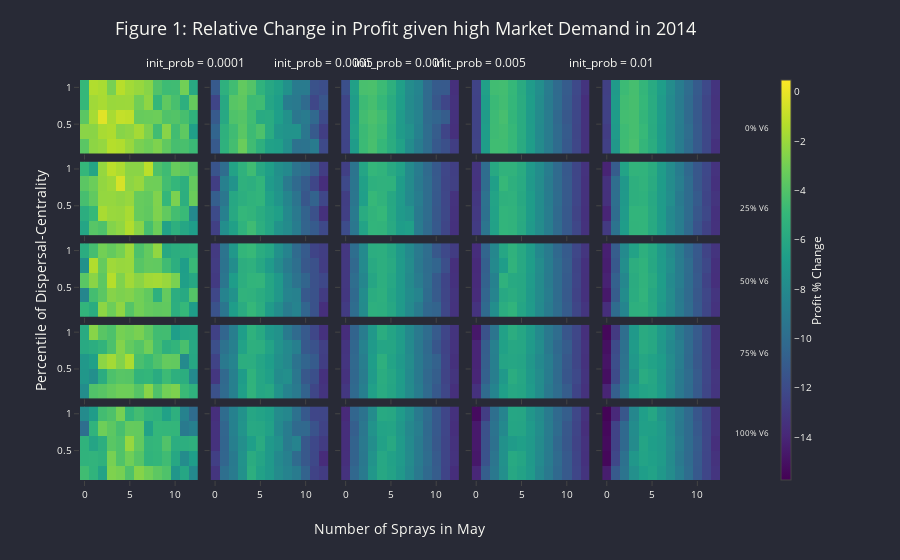

The notebook cell this image was saved under:
### Code cell
import pandas as pd
import numpy as np
import plotly.graph_objects as go
from plotly.subplots import make_subplots

# Define parameters
year = 2014
market_demand = 'high'

# Read and filter the data
file_name = '../data/processed/simulations/percent_change/profit_percent_change_simulations_power_oct25.csv'
df_profit_all = pd.read_csv(file_name)
df_profit_all = df_profit_all[
    (df_profit_all['year'] == year) & 
    (df_profit_all['market_demand'] == market_demand)
]

# Convert 'decile' to string type for consistent labeling
df_profit_all['decile'] = df_profit_all['decile'].astype(str)

# Rename 'V6_percent' to 'X% V6'
df_profit_all['V6_percent_label'] = (df_profit_all['V6_percent'] * 100).astype(int).astype(str) + '% V6'

# Rename 'initial_prob' to 'init_prob = XXXX'
df_profit_all['initial_prob_label'] = 'init_prob = ' + df_profit_all['initial_prob'].astype(str)

# Get sorted unique V6_percent and initial_prob values
unique_v6_percent = sorted(df_profit_all['V6_percent'].unique())
unique_v6_labels = [f"{int(v6 * 100)}% V6" for v6 in unique_v6_percent]

unique_init_prob = sorted(df_profit_all['initial_prob'].unique())
unique_init_prob_labels = [f"init_prob = {prob}" for prob in unique_init_prob]

# Define the grid size based on unique V6_percent and initial_prob
n_rows = len(unique_v6_percent)       # Number of unique V6_percent labels
n_cols = len(unique_init_prob)        # Number of unique initial_prob labels

# Get unique combinations sorted by V6_percent ascendingly and initial_prob ascendingly
# **Change Made:** Included 'initial_prob' in unique_combinations to prevent KeyError
unique_combinations = df_profit_all[['V6_percent', 'V6_percent_label', 'initial_prob', 'initial_prob_label']].drop_duplicates()
unique_combinations = unique_combinations.sort_values(['V6_percent', 'initial_prob_label'], ascending=[True, True])

# Number of unique combinations
num_plots = unique_combinations.shape[0]

# Create subplot titles as empty strings
subplot_titles = [''] * (n_rows * n_cols)

# Create the figure with subplots
fig = make_subplots(
    rows=n_rows, cols=n_cols,
    subplot_titles=subplot_titles,  # Removed subplot titles
    horizontal_spacing=0.02,  # Minimal horizontal space between plots
    vertical_spacing=0.02,    # Minimal vertical space between plots
    shared_xaxes=True,        # Share x-axes to minimize space
    shared_yaxes=True,        # Share y-axes to minimize space
    specs=[[{'type': 'heatmap'} for _ in range(n_cols)] for _ in range(n_rows)]
)

# Determine global color scale limits
v_min = df_profit_all['profit_percent_change'].min()
v_max = df_profit_all['profit_percent_change'].max()

# Add heatmaps to subplots
for _, row_data in unique_combinations.iterrows():
    v6_label = row_data['V6_percent_label']
    init_prob_label = row_data['initial_prob_label']
    v6_value = row_data['V6_percent']  # Numerical value for correct sorting

    # Filter the dataframe for the current combination
    df_filtered = df_profit_all[
        (df_profit_all['V6_percent_label'] == v6_label) &
        (df_profit_all['initial_prob_label'] == init_prob_label)
    ]

    # Pivot the data for heatmap
    pivot_profit = df_filtered.pivot_table(
        values='profit_percent_change',
        index='decile',
        columns='sprays_in_May',
        aggfunc="mean"
    ).sort_index(axis=1)

    # Get x and y axes labels
    x_labels = pivot_profit.columns.tolist()
    y_labels = pivot_profit.index.tolist()

    # Determine subplot row and column based on V6_percent and initial_prob
    v6_index = unique_v6_percent.index(v6_value)  # 0-based index
    init_prob_index = unique_init_prob.index(row_data['initial_prob'])  # 0-based index

    row = v6_index + 1    # Plotly rows start at 1
    col = init_prob_index + 1

    # Add heatmap to the subplot
    fig.add_trace(
        go.Heatmap(
            z=pivot_profit.values,
            x=x_labels,
            y=y_labels,
            colorscale='Viridis',
            zmin=v_min,
            zmax=v_max,
            coloraxis='coloraxis',  # Assign to shared coloraxis
            showscale=False,        # Disable individual color scales
            xgap=0,                  # Removed gaps between cells in x-direction
            ygap=0,                  # Removed gaps between cells in y-direction
            hoverongaps=False
        ),
        row=row,
        col=col
    )

# Define Dracula color palette
dracula_bg = '#282a36'          # Background
dracula_font = '#f8f8f2'        # Default font color

# Update layout for Dracula theme and define shared coloraxis
fig.update_layout(
    template=None,  # Remove any existing template
    plot_bgcolor=dracula_bg,
    paper_bgcolor=dracula_bg,
    font=dict(
        color=dracula_font,
        size=10
    ),
    title=dict(
        text=f'Figure 1: Relative Change in Profit given {market_demand} Market Demand in {year}',
        font=dict(
            color=dracula_font,
            size=18
        ),
        x=0.45,  # Centered title
        y=0.96,
        xanchor='center',
        yanchor='top'
    ),
    margin=dict(l=80, r=180, t=80, b=80),  # Increased right margin to accommodate colorbar and bottom margin for x-axis title
    coloraxis=dict(
        colorscale='Viridis',
        cmin=v_min,
        cmax=v_max,
        colorbar=dict(
            title='Profit % Change',
            titleside='right',
            tickfont=dict(size=10),
            len=1.05,             # Increased height of colorbar
            y=0.5,                # Center vertically
            x=1.08,               # Moved colorbar further to the right
            thickness=10          # Reduced width of colorbar
        )
    )
)

# Add column labels (initial_prob) at the top of each column
for idx, init_prob_label in enumerate(unique_init_prob_labels):
    # Calculate the x position: center of the subplot column
    x_pos = (idx + 1 - 0.5) / n_cols  # Centered above each column

    # Add annotation
    fig.add_annotation(
        dict(
            text=init_prob_label,
            x=x_pos,
            y=1.07,  # Increased y to add more spacing
            xref="paper",
            yref="paper",
            showarrow=False,
            font=dict(
                size=12,
                color=dracula_font
            ),
            align='center'
        )
    )

# Add row labels (% V6) at the right of each row
for idx, v6_label in enumerate(unique_v6_labels):
    # Calculate the y position: center of the subplot row
    y_pos = 1 - ((idx + 1 - 0.5) / n_rows)

    # Add annotation with vertical rotation
    fig.add_annotation(
        dict(
            text=v6_label,
            x=1.08,  # Moved further to the right to prevent overlapping
            y=y_pos,
            textangle=0,  # Rotated vertically
            xref="paper",
            yref="paper",
            showarrow=False,
            font=dict(
                size=8,
                color=dracula_font
            ),
            align='center'
        )
    )

# Add shared x-axis title
fig.add_annotation(
    dict(
        text="Number of Sprays in May",
        x=0.5,
        y=-0.15,  # Adjusted y to position below the heatmaps
        xref="paper",
        yref="paper",
        showarrow=False,
        font=dict(
            size=14,
            color=dracula_font
        ),
        align='center'
    )
)

# Add shared y-axis title
fig.add_annotation(
    dict(
        text="Percentile of Dispersal-Centrality",
        x=-0.08,  # Adjusted x to position to the left of the heatmaps
        y=0.5,
        textangle=-90,
        xref="paper",
        yref="paper",
        showarrow=False,
        font=dict(
            size=14,
            color=dracula_font
        ),
        align='center'
    )
)

fig.update_traces(
    hovertemplate=
    'Sprays in May: %{x}<br>' +
    'Percentile: %{y}<br>' +
    'Profit % Change: %{z:.2f}%<extra></extra>'
)


# Show the figure
fig.show()

### Figure 1 — Plotly figure (JSON) as saved in the notebook; plotly's stock layout.template omitted (floating-point values rounded to 4 significant figures)
{"data": [{"coloraxis": "coloraxis", "colorscale": [[0, "#440154"], [0.1111, "#482878"], [0.2222, "#3e4989"], [0.3333, "#31688e"], [0.4444, "#26828e"], [0.5556, "#1f9e89"], [0.6667, "#35b779"], [0.7778, "#6ece58"], [0.8889, "#b5de2b"], [1, "#fde725"]], "hoverongaps": false, "hovertemplate": "Sprays in May: %{x}<br>Percentile: %{y}<br>Profit % Change: %{z:.2f}%<extra></extra>", "showscale": false, "type": "heatmap", "x": [0, 1, 2, 3, 4, 5, 6, 7, 8, 9, 10, 11, 12], "xaxis": "x", "xgap": 0, "y": ["0.2", "0.4", "0.6", "0.8", "1.0"], "yaxis": "y", "ygap": 0, "z": [[-3.758, -2.334, -2.143, -1.333, -1.446, -2.054, -2.843, -3.111, -2.71, -3.566, -4.371, -4.293, -4.738], [-2.425, -2.402, -1.643, -1.496, -2.5, -2.314, -1.754, -2.748, -4.555, -2.465, -4.508, -3.617, -6.623], [-3.722, -1.694, -0.2223, -1.639, -0.9735, -1.068, -3.358, -3.295, -3.196, -4.06, -3.962, -4.341, -5.318], [-4.954, -1.853, -1.63, -2.021, -1.975, -1.956, -3.071, -2.296, -4.981, -3.587, -4.315, -5.503, -3.417], [-4.947, -1.432, -1.593, -2.903, -1.276, -1.8, -2.073, -2.483, -4.043, -4.64, -4.579, -3.045, -5.924]], "zmax": 0.4812, "zmin": -15.74}, {"coloraxis": "coloraxis", "colorscale": [[0, "#440154"], [0.1111, "#482878"], [0.2222, "#3e4989"], [0.3333, "#31688e"], [0.4444, "#26828e"], [0.5556, "#1f9e89"], [0.6667, "#35b779"], [0.7778, "#6ece58"], [0.8889, "#b5de2b"], [1, "#fde725"]], "hoverongaps": false, "hovertemplate": "Sprays in May: %{x}<br>Percentile: %{y}<br>Profit % Change: %{z:.2f}%<extra></extra>", "showscale": false, "type": "heatmap", "x": [0, 1, 2, 3, 4, 5, 6, 7, 8, 9, 10, 11, 12], "xaxis": "x2", "xgap": 0, "y": ["0.2", "0.4", "0.6", "0.8", "1.0"], "yaxis": "y2", "ygap": 0, "z": [[-11.13, -5.378, -4.46, -3.274, -4.586, -5.507, -6.536, -6.635, -7.681, -9.638, -9.574, -8.992, -12.09], [-10.49, -5.402, -4.579, -3.78, -4.678, -4.166, -5.806, -7.19, -7.461, -7.467, -9.309, -11.13, -12.72], [-11.13, -6.007, -4.091, -3.916, -4.565, -5.897, -5.815, -6.689, -7.574, -9.287, -8.986, -10.28, -12.03], [-12.35, -5.989, -3.854, -3.639, -4.663, -4.621, -6.225, -6.708, -8.932, -9.169, -10.13, -12.26, -11.39], [-11.14, -5.439, -4.544, -3.498, -3.989, -5.321, -6.092, -6.538, -7.56, -8.987, -8.999, -11.6, -11.85]], "zmax": 0.4812, "zmin": -15.74}, {"coloraxis": "coloraxis", "colorscale": [[0, "#440154"], [0.1111, "#482878"], [0.2222, "#3e4989"], [0.3333, "#31688e"], [0.4444, "#26828e"], [0.5556, "#1f9e89"], [0.6667, "#35b779"], [0.7778, "#6ece58"], [0.8889, "#b5de2b"], [1, "#fde725"]], "hoverongaps": false, "hovertemplate": "Sprays in May: %{x}<br>Percentile: %{y}<br>Profit % Change: %{z:.2f}%<extra></extra>", "showscale": false, "type": "heatmap", "x": [0, 1, 2, 3, 4, 5, 6, 7, 8, 9, 10, 11, 12], "xaxis": "x3", "xgap": 0, "y": ["0.2", "0.4", "0.6", "0.8", "1.0"], "yaxis": "y3", "ygap": 0, "z": [[-12.4, -6.85, -4.727, -4.321, -4.949, -5.742, -6.529, -7.86, -8.939, -9.988, -11.18, -11.73, -12.75], [-12.35, -6.489, -4.731, -4.353, -4.718, -5.8, -6.889, -7.522, -8.577, -9.996, -11.0, -12.34, -13.5], [-12.35, -6.674, -4.499, -4.204, -4.532, -5.622, -6.927, -7.901, -8.474, -10.1, -10.49, -11.0, -13.43], [-12.36, -6.861, -4.658, -4.377, -4.943, -5.787, -6.759, -7.922, -8.503, -10.12, -11.29, -12.29, -13.38], [-11.78, -6.553, -4.298, -4.228, -4.712, -5.537, -6.64, -7.888, -8.393, -10.12, -11.09, -11.17, -13.49]], "zmax": 0.4812, "zmin": -15.74}, {"coloraxis": "coloraxis", "colorscale": [[0, "#440154"], [0.1111, "#482878"], [0.2222, "#3e4989"], [0.3333, "#31688e"], [0.4444, "#26828e"], [0.5556, "#1f9e89"], [0.6667, "#35b779"], [0.7778, "#6ece58"], [0.8889, "#b5de2b"], [1, "#fde725"]], "hoverongaps": false, "hovertemplate": "Sprays in May: %{x}<br>Percentile: %{y}<br>Profit % Change: %{z:.2f}%<extra></extra>", "showscale": false, "type": "heatmap", "x": [0, 1, 2, 3, 4, 5, 6, 7, 8, 9, 10, 11, 12], "xaxis": "x4", "xgap": 0, "y": ["0.2", "0.4", "0.6", "0.8", "1.0"], "yaxis": "y4", "ygap": 0, "z": [[-12.43, -6.761, -4.568, -4.569, -4.904, -5.866, -6.797, -7.949, -8.964, -10.09, -11.19, -12.26, -13.4], [-12.44, -6.786, -4.655, -4.51, -4.892, -5.798, -6.871, -8.04, -8.952, -10.13, -11.07, -12.29, -13.39], [-12.45, -6.906, -4.681, -4.356, -5.056, -5.82, -6.909, -7.968, -8.948, -10.29, -11.27, -12.22, -13.39], [-12.5, -6.739, -4.758, -4.524, -4.994, -5.767, -6.811, -7.891, -9.007, -10.04, -11.17, -12.24, -13.56], [-12.49, -6.592, -4.546, -4.49, -4.91, -5.844, -6.919, -7.789, -8.942, -10.15, -11.04, -12.16, -13.29]], "zmax": 0.4812, "zmin": -15.74}, {"coloraxis": "coloraxis", "colorscale": [[0, "#440154"], [0.1111, "#482878"], [0.2222, "#3e4989"], [0.3333, "#31688e"], [0.4444, "#26828e"], [0.5556, "#1f9e89"], [0.6667, "#35b779"], [0.7778, "#6ece58"], [0.8889, "#b5de2b"], [1, "#fde725"]], "hoverongaps": false, "hovertemplate": "Sprays in May: %{x}<br>Percentile: %{y}<br>Profit % Change: %{z:.2f}%<extra></extra>", "showscale": false, "type": "heatmap", "x": [0, 1, 2, 3, 4, 5, 6, 7, 8, 9, 10, 11, 12], "xaxis": "x5", "xgap": 0, "y": ["0.2", "0.4", "0.6", "0.8", "1.0"], "yaxis": "y5", "ygap": 0, "z": [[-12.62, -7.202, -4.599, -4.299, -5.042, -5.746, -6.796, -7.875, -8.922, -10.06, -11.13, -12.19, -13.44], [-12.79, -6.958, -4.63, -4.38, -4.873, -5.867, -6.843, -7.944, -8.931, -9.951, -11.15, -12.21, -13.16], [-12.58, -6.844, -4.479, -4.395, -5.045, -5.803, -6.8, -7.919, -8.859, -10.11, -11.18, -12.27, -13.22], [-12.58, -6.835, -4.531, -4.345, -4.936, -5.795, -6.942, -8.012, -9.013, -10.09, -11.18, -12.3, -13.35], [-12.63, -6.968, -4.701, -4.387, -5.035, -5.898, -6.76, -7.901, -8.927, -10.01, -11.08, -12.16, -13.3]], "zmax": 0.4812, "zmin": -15.74}, {"coloraxis": "coloraxis", "colorscale": [[0, "#440154"], [0.1111, "#482878"], [0.2222, "#3e4989"], [0.3333, "#31688e"], [0.4444, "#26828e"], [0.5556, "#1f9e89"], [0.6667, "#35b779"], [0.7778, "#6ece58"], [0.8889, "#b5de2b"], [1, "#fde725"]], "hoverongaps": false, "hovertemplate": "Sprays in May: %{x}<br>Percentile: %{y}<br>Profit % Change: %{z:.2f}%<extra></extra>", "showscale": false, "type": "heatmap", "x": [0, 1, 2, 3, 4, 5, 6, 7, 8, 9, 10, 11, 12], "xaxis": "x6", "xgap": 0, "y": ["0.2", "0.4", "0.6", "0.8", "1.0"], "yaxis": "y6", "ygap": 0, "z": [[-6.243, -3.863, -4.14, -2.598, -2.264, -1.414, -2.465, -4.389, -3.204, -6.454, -5.528, -6.13, -6.729], [-5.651, -4.884, -1.616, -2.023, -2.07, -1.66, -3.381, -3.565, -2.716, -3.527, -4.442, -4.804, -8.081], [-4.361, -3.549, -2.156, -2.121, -2.296, -2.071, -3.383, -3.494, -2.671, -4.987, -2.795, -5.607, -3.246], [-3.735, -3.212, -2.222, -1.926, -0.5078, -2.347, -2.082, -3.086, -3.131, -4.468, -5.02, -5.47, -3.436], [-5.02, -6.309, -2.132, -1.177, -1.543, -2.413, -2.412, -1.169, -4.122, -4.606, -3.331, -3.63, -4.013]], "zmax": 0.4812, "zmin": -15.74}, {"coloraxis": "coloraxis", "colorscale": [[0, "#440154"], [0.1111, "#482878"], [0.2222, "#3e4989"], [0.3333, "#31688e"], [0.4444, "#26828e"], [0.5556, "#1f9e89"], [0.6667, "#35b779"], [0.7778, "#6ece58"], [0.8889, "#b5de2b"], [1, "#fde725"]], "hoverongaps": false, "hovertemplate": "Sprays in May: %{x}<br>Percentile: %{y}<br>Profit % Change: %{z:.2f}%<extra></extra>", "showscale": false, "type": "heatmap", "x": [0, 1, 2, 3, 4, 5, 6, 7, 8, 9, 10, 11, 12], "xaxis": "x7", "xgap": 0, "y": ["0.2", "0.4", "0.6", "0.8", "1.0"], "yaxis": "y7", "ygap": 0, "z": [[-12.62, -7.767, -6.552, -5.32, -4.597, -5.579, -6.251, -7.426, -7.971, -8.936, -10.56, -11.08, -12.13], [-12.04, -8.645, -5.979, -5.021, -5.18, -5.737, -6.263, -6.652, -8.104, -9.173, -10.63, -11.66, -13.46], [-10.87, -9.286, -6.104, -5.561, -5.311, -5.146, -6.525, -7.276, -8.328, -9.474, -11.31, -10.63, -12.25], [-12.76, -8.643, -7.442, -5.414, -5.571, -5.161, -6.926, -7.528, -9.109, -10.19, -11.01, -12.27, -13.58], [-11.5, -9.962, -6.436, -5.333, -4.623, -6.007, -6.628, -7.613, -8.101, -9.601, -10.0, -11.07, -12.79]], "zmax": 0.4812, "zmin": -15.74}, {"coloraxis": "coloraxis", "colorscale": [[0, "#440154"], [0.1111, "#482878"], [0.2222, "#3e4989"], [0.3333, "#31688e"], [0.4444, "#26828e"], [0.5556, "#1f9e89"], [0.6667, "#35b779"], [0.7778, "#6ece58"], [0.8889, "#b5de2b"], [1, "#fde725"]], "hoverongaps": false, "hovertemplate": "Sprays in May: %{x}<br>Percentile: %{y}<br>Profit % Change: %{z:.2f}%<extra></extra>", "showscale": false, "type": "heatmap", "x": [0, 1, 2, 3, 4, 5, 6, 7, 8, 9, 10, 11, 12], "xaxis": "x8", "xgap": 0, "y": ["0.2", "0.4", "0.6", "0.8", "1.0"], "yaxis": "y8", "ygap": 0, "z": [[-11.93, -9.28, -6.391, -5.153, -5.185, -5.928, -6.763, -6.658, -9.038, -10.1, -11.18, -12.31, -13.45], [-12.67, -9.068, -5.825, -5.201, -4.944, -6.033, -6.971, -7.388, -9.063, -10.02, -11.29, -12.21, -13.38], [-12.73, -9.36, -6.673, -4.891, -5.268, -6.052, -6.942, -8.004, -8.899, -9.967, -11.19, -12.23, -13.33], [-12.12, -9.425, -6.548, -5.463, -5.338, -5.392, -6.838, -7.929, -9.051, -10.01, -11.15, -12.3, -12.61], [-12.67, -9.472, -6.238, -4.989, -5.223, -5.933, -6.461, -7.939, -8.915, -10.14, -11.22, -12.26, -12.68]], "zmax": 0.4812, "zmin": -15.74}, {"coloraxis": "coloraxis", "colorscale": [[0, "#440154"], [0.1111, "#482878"], [0.2222, "#3e4989"], [0.3333, "#31688e"], [0.4444, "#26828e"], [0.5556, "#1f9e89"], [0.6667, "#35b779"], [0.7778, "#6ece58"], [0.8889, "#b5de2b"], [1, "#fde725"]], "hoverongaps": false, "hovertemplate": "Sprays in May: %{x}<br>Percentile: %{y}<br>Profit % Change: %{z:.2f}%<extra></extra>", "showscale": false, "type": "heatmap", "x": [0, 1, 2, 3, 4, 5, 6, 7, 8, 9, 10, 11, 12], "xaxis": "x9", "xgap": 0, "y": ["0.2", "0.4", "0.6", "0.8", "1.0"], "yaxis": "y9", "ygap": 0, "z": [[-12.88, -9.446, -6.497, -5.147, -5.263, -5.949, -6.972, -7.907, -8.898, -10.14, -11.18, -12.24, -13.37], [-13.03, -9.692, -6.447, -5.149, -5.262, -5.859, -6.854, -7.868, -8.9, -10.22, -11.21, -12.41, -13.43], [-13.12, -9.629, -6.37, -5.406, -5.374, -5.984, -6.84, -7.872, -8.927, -10.06, -11.15, -12.29, -13.4], [-13.35, -9.996, -6.62, -4.892, -5.529, -5.884, -7.036, -7.907, -8.984, -10.15, -11.17, -12.29, -13.38], [-13.27, -10.0, -5.989, -5.277, -5.273, -5.798, -6.954, -7.835, -8.856, -10.11, -11.21, -12.3, -13.32]], "zmax": 0.4812, "zmin": -15.74}, {"coloraxis": "coloraxis", "colorscale": [[0, "#440154"], [0.1111, "#482878"], [0.2222, "#3e4989"], [0.3333, "#31688e"], [0.4444, "#26828e"], [0.5556, "#1f9e89"], [0.6667, "#35b779"], [0.7778, "#6ece58"], [0.8889, "#b5de2b"], [1, "#fde725"]], "hoverongaps": false, "hovertemplate": "Sprays in May: %{x}<br>Percentile: %{y}<br>Profit % Change: %{z:.2f}%<extra></extra>", "showscale": false, "type": "heatmap", "x": [0, 1, 2, 3, 4, 5, 6, 7, 8, 9, 10, 11, 12], "xaxis": "x10", "xgap": 0, "y": ["0.2", "0.4", "0.6", "0.8", "1.0"], "yaxis": "y10", "ygap": 0, "z": [[-12.95, -9.579, -6.783, -5.189, -5.177, -5.956, -6.859, -8.028, -8.91, -10.2, -11.56, -12.52, -13.42], [-14.06, -10.01, -6.931, -5.173, -5.14, -5.944, -6.849, -8.052, -8.896, -10.05, -11.35, -12.21, -13.44], [-13.46, -9.854, -7.047, -5.49, -5.384, -6.004, -6.937, -7.759, -9.065, -10.03, -11.09, -12.36, -13.25], [-13.42, -9.936, -7.083, -5.49, -5.271, -5.844, -6.854, -7.886, -8.841, -10.04, -11.34, -12.24, -13.42], [-14.13, -11.04, -6.371, -5.185, -5.245, -5.734, -6.875, -7.887, -8.93, -10.24, -11.31, -12.17, -13.33]], "zmax": 0.4812, "zmin": -15.74}, {"coloraxis": "coloraxis", "colorscale": [[0, "#440154"], [0.1111, "#482878"], [0.2222, "#3e4989"], [0.3333, "#31688e"], [0.4444, "#26828e"], [0.5556, "#1f9e89"], [0.6667, "#35b779"], [0.7778, "#6ece58"], [0.8889, "#b5de2b"], [1, "#fde725"]], "hoverongaps": false, "hovertemplate": "Sprays in May: %{x}<br>Percentile: %{y}<br>Profit % Change: %{z:.2f}%<extra></extra>", "showscale": false, "type": "heatmap", "x": [0, 1, 2, 3, 4, 5, 6, 7, 8, 9, 10, 11, 12], "xaxis": "x11", "xgap": 0, "y": ["0.2", "0.4", "0.6", "0.8", "1.0"], "yaxis": "y11", "ygap": 0, "z": [[-5.134, -5.735, -2.341, -3.198, -2.286, -3.921, -3.053, -3.426, -3.613, -3.527, -5.558, -4.939, -6.815], [-8.258, -4.458, -3.714, -2.507, -2.771, -2.626, -3.067, -3.519, -5.461, -3.449, -5.67, -5.96, -3.95], [-3.762, -2.418, -3.656, -1.31, -2.682, -1.832, -2.409, -1.861, -1.744, -2.056, -2.828, -6.648, -6.108], [-7.565, -1.446, -3.414, -1.867, -2.081, -2.028, -3.844, -3.486, -3.546, -4.583, -5.564, -6.751, -4.791], [-5.742, -4.425, -3.016, -3.454, -2.935, -1.958, -4.179, -3.465, -2.222, -5.991, -5.633, -5.488, -5.327]], "zmax": 0.4812, "zmin": -15.74}, {"coloraxis": "coloraxis", "colorscale": [[0, "#440154"], [0.1111, "#482878"], [0.2222, "#3e4989"], [0.3333, "#31688e"], [0.4444, "#26828e"], [0.5556, "#1f9e89"], [0.6667, "#35b779"], [0.7778, "#6ece58"], [0.8889, "#b5de2b"], [1, "#fde725"]], "hoverongaps": false, "hovertemplate": "Sprays in May: %{x}<br>Percentile: %{y}<br>Profit % Change: %{z:.2f}%<extra></extra>", "showscale": false, "type": "heatmap", "x": [0, 1, 2, 3, 4, 5, 6, 7, 8, 9, 10, 11, 12], "xaxis": "x12", "xgap": 0, "y": ["0.2", "0.4", "0.6", "0.8", "1.0"], "yaxis": "y12", "ygap": 0, "z": [[-11.61, -9.391, -6.799, -5.773, -4.959, -5.581, -6.903, -7.848, -8.953, -8.489, -10.44, -11.63, -13.57], [-12.26, -8.437, -7.51, -5.265, -5.325, -5.706, -6.201, -7.139, -8.427, -8.62, -11.21, -11.62, -12.87], [-12.94, -9.381, -6.801, -5.546, -5.137, -5.12, -6.218, -7.051, -8.527, -9.603, -10.53, -11.69, -12.21], [-12.85, -9.537, -7.792, -5.616, -5.453, -6.069, -6.942, -7.932, -9.004, -9.873, -11.24, -11.67, -12.8], [-12.95, -9.473, -7.12, -5.073, -4.867, -5.719, -6.124, -7.556, -8.47, -10.12, -11.07, -12.38, -12.72]], "zmax": 0.4812, "zmin": -15.74}, {"coloraxis": "coloraxis", "colorscale": [[0, "#440154"], [0.1111, "#482878"], [0.2222, "#3e4989"], [0.3333, "#31688e"], [0.4444, "#26828e"], [0.5556, "#1f9e89"], [0.6667, "#35b779"], [0.7778, "#6ece58"], [0.8889, "#b5de2b"], [1, "#fde725"]], "hoverongaps": false, "hovertemplate": "Sprays in May: %{x}<br>Percentile: %{y}<br>Profit % Change: %{z:.2f}%<extra></extra>", "showscale": false, "type": "heatmap", "x": [0, 1, 2, 3, 4, 5, 6, 7, 8, 9, 10, 11, 12], "xaxis": "x13", "xgap": 0, "y": ["0.2", "0.4", "0.6", "0.8", "1.0"], "yaxis": "y13", "ygap": 0, "z": [[-12.89, -9.968, -7.977, -5.522, -5.553, -6.069, -7.014, -8.018, -8.987, -10.35, -10.59, -12.26, -13.34], [-13.1, -10.18, -7.857, -5.726, -5.476, -6.241, -6.974, -7.881, -8.415, -10.05, -11.11, -12.3, -13.25], [-13.05, -9.94, -8.242, -6.19, -5.569, -6.108, -6.974, -7.985, -8.956, -9.925, -11.13, -12.35, -13.43], [-13.07, -10.26, -8.014, -5.944, -5.557, -5.938, -6.963, -7.911, -9.128, -10.0, -10.5, -11.8, -13.49], [-13.13, -9.909, -7.998, -5.673, -5.586, -6.065, -7.078, -8.0, -9.115, -9.938, -11.24, -12.11, -12.86]], "zmax": 0.4812, "zmin": -15.74}, {"coloraxis": "coloraxis", "colorscale": [[0, "#440154"], [0.1111, "#482878"], [0.2222, "#3e4989"], [0.3333, "#31688e"], [0.4444, "#26828e"], [0.5556, "#1f9e89"], [0.6667, "#35b779"], [0.7778, "#6ece58"], [0.8889, "#b5de2b"], [1, "#fde725"]], "hoverongaps": false, "hovertemplate": "Sprays in May: %{x}<br>Percentile: %{y}<br>Profit % Change: %{z:.2f}%<extra></extra>", "showscale": false, "type": "heatmap", "x": [0, 1, 2, 3, 4, 5, 6, 7, 8, 9, 10, 11, 12], "xaxis": "x14", "xgap": 0, "y": ["0.2", "0.4", "0.6", "0.8", "1.0"], "yaxis": "y14", "ygap": 0, "z": [[-13.34, -10.18, -7.763, -5.667, -5.234, -6.226, -6.92, -8.018, -9.023, -9.981, -11.01, -12.33, -13.22], [-13.71, -10.42, -8.402, -6.01, -5.738, -6.091, -6.978, -7.97, -8.902, -10.06, -11.12, -12.47, -13.43], [-13.8, -10.66, -8.584, -5.35, -5.967, -6.079, -6.92, -7.948, -9.017, -10.05, -11.07, -12.33, -13.47], [-13.81, -10.77, -8.089, -6.765, -5.256, -6.024, -6.766, -7.916, -8.918, -10.03, -10.96, -12.4, -13.42], [-13.64, -10.52, -8.229, -6.146, -5.355, -6.02, -6.869, -8.132, -9.029, -10.23, -11.07, -12.25, -13.15]], "zmax": 0.4812, "zmin": -15.74}, {"coloraxis": "coloraxis", "colorscale": [[0, "#440154"], [0.1111, "#482878"], [0.2222, "#3e4989"], [0.3333, "#31688e"], [0.4444, "#26828e"], [0.5556, "#1f9e89"], [0.6667, "#35b779"], [0.7778, "#6ece58"], [0.8889, "#b5de2b"], [1, "#fde725"]], "hoverongaps": false, "hovertemplate": "Sprays in May: %{x}<br>Percentile: %{y}<br>Profit % Change: %{z:.2f}%<extra></extra>", "showscale": false, "type": "heatmap", "x": [0, 1, 2, 3, 4, 5, 6, 7, 8, 9, 10, 11, 12], "xaxis": "x15", "xgap": 0, "y": ["0.2", "0.4", "0.6", "0.8", "1.0"], "yaxis": "y15", "ygap": 0, "z": [[-13.6, -10.09, -8.363, -5.532, -5.411, -5.981, -7.025, -7.973, -9.016, -10.09, -11.19, -12.32, -13.31], [-14.63, -10.97, -7.877, -5.75, -5.211, -6.07, -6.886, -7.901, -9.079, -10.14, -11.29, -12.27, -13.24], [-14.22, -10.74, -8.194, -5.764, -5.272, -5.841, -6.806, -8.01, -8.892, -10.04, -11.17, -12.47, -13.55], [-14.38, -11.19, -7.755, -5.613, -5.307, -6.073, -6.914, -7.761, -8.945, -9.974, -11.25, -12.2, -13.48], [-14.3, -10.98, -8.018, -6.408, -5.475, -6.037, -6.955, -7.96, -8.982, -10.24, -11.2, -12.43, -13.3]], "zmax": 0.4812, "zmin": -15.74}, {"coloraxis": "coloraxis", "colorscale": [[0, "#440154"], [0.1111, "#482878"], [0.2222, "#3e4989"], [0.3333, "#31688e"], [0.4444, "#26828e"], [0.5556, "#1f9e89"], [0.6667, "#35b779"], [0.7778, "#6ece58"], [0.8889, "#b5de2b"], [1, "#fde725"]], "hoverongaps": false, "hovertemplate": "Sprays in May: %{x}<br>Percentile: %{y}<br>Profit % Change: %{z:.2f}%<extra></extra>", "showscale": false, "type": "heatmap", "x": [0, 1, 2, 3, 4, 5, 6, 7, 8, 9, 10, 11, 12], "xaxis": "x16", "xgap": 0, "y": ["0.2", "0.4", "0.6", "0.8", "1.0"], "yaxis": "y16", "ygap": 0, "z": [[-7.813, -4.048, -3.819, -3.426, -3.136, -3.153, -3.891, -2.447, -4.113, -3.034, -2.735, -4.777, -5.354], [-7.157, -7.674, -5.722, -4.154, -3.828, -3.881, -5.2, -5.068, -5.788, -4.72, -5.487, -5.634, -8.026], [-7.115, -6.616, -2.369, -1.774, -2.652, -1.577, -4.301, -4.729, -4.106, -3.426, -3.49, -8.046, -6.098], [-5.919, -5.68, -5.205, -4.195, -2.597, -3.47, -3.937, -3.084, -4.486, -5.529, -5.138, -4.281, -6.023], [-5.864, -2.488, -3.789, -4.154, -2.942, -3.155, -2.845, -3.606, -4.537, -4.501, -6.707, -6.164, -6.063]], "zmax": 0.4812, "zmin": -15.74}, {"coloraxis": "coloraxis", "colorscale": [[0, "#440154"], [0.1111, "#482878"], [0.2222, "#3e4989"], [0.3333, "#31688e"], [0.4444, "#26828e"], [0.5556, "#1f9e89"], [0.6667, "#35b779"], [0.7778, "#6ece58"], [0.8889, "#b5de2b"], [1, "#fde725"]], "hoverongaps": false, "hovertemplate": "Sprays in May: %{x}<br>Percentile: %{y}<br>Profit % Change: %{z:.2f}%<extra></extra>", "showscale": false, "type": "heatmap", "x": [0, 1, 2, 3, 4, 5, 6, 7, 8, 9, 10, 11, 12], "xaxis": "x17", "xgap": 0, "y": ["0.2", "0.4", "0.6", "0.8", "1.0"], "yaxis": "y17", "ygap": 0, "z": [[-11.67, -10.14, -8.702, -6.668, -5.272, -6.171, -5.98, -7.428, -8.446, -9.112, -10.6, -12.31, -13.28], [-13.13, -10.27, -8.665, -6.852, -5.31, -6.174, -6.597, -7.874, -7.668, -9.3, -11.28, -11.79, -13.43], [-12.46, -9.148, -8.43, -5.64, -5.662, -6.231, -6.74, -7.6, -8.146, -9.541, -10.5, -11.07, -12.73], [-11.81, -9.658, -8.653, -6.455, -5.481, -5.57, -6.391, -7.463, -8.065, -8.708, -11.18, -11.59, -12.64], [-12.57, -10.47, -8.811, -6.708, -5.38, -5.958, -7.091, -7.51, -9.083, -10.16, -11.17, -12.23, -13.45]], "zmax": 0.4812, "zmin": -15.74}, {"coloraxis": "coloraxis", "colorscale": [[0, "#440154"], [0.1111, "#482878"], [0.2222, "#3e4989"], [0.3333, "#31688e"], [0.4444, "#26828e"], [0.5556, "#1f9e89"], [0.6667, "#35b779"], [0.7778, "#6ece58"], [0.8889, "#b5de2b"], [1, "#fde725"]], "hoverongaps": false, "hovertemplate": "Sprays in May: %{x}<br>Percentile: %{y}<br>Profit % Change: %{z:.2f}%<extra></extra>", "showscale": false, "type": "heatmap", "x": [0, 1, 2, 3, 4, 5, 6, 7, 8, 9, 10, 11, 12], "xaxis": "x18", "xgap": 0, "y": ["0.2", "0.4", "0.6", "0.8", "1.0"], "yaxis": "y18", "ygap": 0, "z": [[-13.12, -10.16, -8.754, -6.599, -5.796, -6.216, -6.952, -7.973, -8.913, -10.09, -11.22, -12.26, -13.5], [-13.37, -10.3, -8.945, -6.946, -5.742, -6.183, -6.837, -8.041, -9.062, -10.29, -10.93, -12.41, -13.25], [-13.22, -10.27, -8.78, -6.783, -5.472, -6.381, -7.044, -7.914, -9.087, -10.08, -10.68, -12.36, -13.47], [-13.26, -10.4, -8.542, -6.986, -6.225, -6.221, -6.857, -8.029, -9.143, -10.19, -11.35, -12.44, -13.34], [-13.66, -10.54, -8.973, -7.124, -5.731, -6.312, -6.946, -8.106, -9.116, -9.951, -11.1, -12.28, -13.26]], "zmax": 0.4812, "zmin": -15.74}, {"coloraxis": "coloraxis", "colorscale": [[0, "#440154"], [0.1111, "#482878"], [0.2222, "#3e4989"], [0.3333, "#31688e"], [0.4444, "#26828e"], [0.5556, "#1f9e89"], [0.6667, "#35b779"], [0.7778, "#6ece58"], [0.8889, "#b5de2b"], [1, "#fde725"]], "hoverongaps": false, "hovertemplate": "Sprays in May: %{x}<br>Percentile: %{y}<br>Profit % Change: %{z:.2f}%<extra></extra>", "showscale": false, "type": "heatmap", "x": [0, 1, 2, 3, 4, 5, 6, 7, 8, 9, 10, 11, 12], "xaxis": "x19", "xgap": 0, "y": ["0.2", "0.4", "0.6", "0.8", "1.0"], "yaxis": "y19", "ygap": 0, "z": [[-13.45, -10.1, -8.395, -6.667, -6.068, -6.198, -6.944, -7.882, -9.154, -9.971, -10.96, -12.38, -13.41], [-14.03, -10.77, -8.833, -7.076, -5.721, -6.124, -7.024, -7.886, -8.931, -10.11, -11.37, -12.16, -13.26], [-14.08, -10.88, -8.737, -6.267, -6.157, -6.263, -7.17, -8.056, -8.904, -10.07, -11.25, -12.31, -13.37], [-14.08, -10.94, -8.67, -6.527, -6.098, -6.157, -6.992, -7.846, -9.121, -10.24, -11.03, -12.31, -13.35], [-14.69, -11.59, -9.456, -6.502, -5.696, -6.158, -6.894, -8.021, -9.121, -10.01, -11.39, -12.24, -13.51]], "zmax": 0.4812, "zmin": -15.74}, {"coloraxis": "coloraxis", "colorscale": [[0, "#440154"], [0.1111, "#482878"], [0.2222, "#3e4989"], [0.3333, "#31688e"], [0.4444, "#26828e"], [0.5556, "#1f9e89"], [0.6667, "#35b779"], [0.7778, "#6ece58"], [0.8889, "#b5de2b"], [1, "#fde725"]], "hoverongaps": false, "hovertemplate": "Sprays in May: %{x}<br>Percentile: %{y}<br>Profit % Change: %{z:.2f}%<extra></extra>", "showscale": false, "type": "heatmap", "x": [0, 1, 2, 3, 4, 5, 6, 7, 8, 9, 10, 11, 12], "xaxis": "x20", "xgap": 0, "y": ["0.2", "0.4", "0.6", "0.8", "1.0"], "yaxis": "y20", "ygap": 0, "z": [[-14.06, -10.84, -8.914, -6.917, -6.364, -6.23, -6.852, -7.986, -9.137, -10.06, -11.15, -12.3, -13.21], [-15.09, -12.0, -9.437, -7.49, -5.793, -6.133, -6.983, -7.942, -9.052, -10.02, -11.1, -12.27, -13.18], [-14.88, -11.86, -9.604, -7.126, -6.146, -6.45, -6.855, -7.916, -8.873, -10.17, -11.29, -12.19, -13.35], [-15.07, -12.05, -9.707, -6.9, -5.81, -6.098, -7.13, -8.07, -8.836, -10.1, -11.2, -12.25, -13.32], [-15.43, -12.97, -9.949, -7.07, -5.85, -6.11, -6.987, -7.854, -9.159, -10.13, -11.09, -12.22, -13.5]], "zmax": 0.4812, "zmin": -15.74}, {"coloraxis": "coloraxis", "colorscale": [[0, "#440154"], [0.1111, "#482878"], [0.2222, "#3e4989"], [0.3333, "#31688e"], [0.4444, "#26828e"], [0.5556, "#1f9e89"], [0.6667, "#35b779"], [0.7778, "#6ece58"], [0.8889, "#b5de2b"], [1, "#fde725"]], "hoverongaps": false, "hovertemplate": "Sprays in May: %{x}<br>Percentile: %{y}<br>Profit % Change: %{z:.2f}%<extra></extra>", "showscale": false, "type": "heatmap", "x": [0, 1, 2, 3, 4, 5, 6, 7, 8, 9, 10, 11, 12], "xaxis": "x21", "xgap": 0, "y": ["0.2", "0.4", "0.6", "0.8", "1.0"], "yaxis": "y21", "ygap": 0, "z": [[-4.57, -5.219, -6.377, -2.709, -2.908, -4.108, -2.534, -3.101, -3.655, -4.099, -7.229, -6.162, -8.073], [-5.268, -5.208, -5.431, -2.905, -4.076, -3.086, -3.893, -5.23, -5.063, -4.585, -6.102, -7.897, -6.746], [-5.318, -6.27, -5.585, -3.783, -4.102, -2.116, -3.507, -5.122, -4.992, -4.031, -5.66, -5.585, -5.419], [-9.87, -5.246, -3.112, -3.694, -4.352, -3.415, -3.471, -6.469, -4.996, -5.045, -5.067, -9.059, -8.681], [-7.96, -6.887, -4.498, -4.126, -2.932, -5.147, -4.495, -5.18, -5.334, -6.538, -5.531, -8.559, -10.06]], "zmax": 0.4812, "zmin": -15.74}, {"coloraxis": "coloraxis", "colorscale": [[0, "#440154"], [0.1111, "#482878"], [0.2222, "#3e4989"], [0.3333, "#31688e"], [0.4444, "#26828e"], [0.5556, "#1f9e89"], [0.6667, "#35b779"], [0.7778, "#6ece58"], [0.8889, "#b5de2b"], [1, "#fde725"]], "hoverongaps": false, "hovertemplate": "Sprays in May: %{x}<br>Percentile: %{y}<br>Profit % Change: %{z:.2f}%<extra></extra>", "showscale": false, "type": "heatmap", "x": [0, 1, 2, 3, 4, 5, 6, 7, 8, 9, 10, 11, 12], "xaxis": "x22", "xgap": 0, "y": ["0.2", "0.4", "0.6", "0.8", "1.0"], "yaxis": "y22", "ygap": 0, "z": [[-13.25, -9.837, -8.993, -7.55, -5.566, -6.515, -7.047, -7.971, -8.464, -9.015, -10.64, -12.44, -12.87], [-12.68, -10.42, -9.088, -7.505, -5.765, -6.277, -7.064, -8.079, -8.686, -10.15, -11.25, -12.2, -13.72], [-13.37, -10.49, -8.739, -7.686, -6.691, -5.839, -7.04, -7.561, -9.037, -8.452, -11.28, -12.18, -12.84], [-13.37, -10.47, -8.609, -7.386, -6.011, -6.057, -6.508, -8.045, -8.925, -10.17, -10.28, -11.54, -12.44], [-13.56, -10.08, -8.603, -7.52, -6.117, -6.4, -6.666, -7.891, -8.219, -9.725, -11.2, -12.28, -12.3]], "zmax": 0.4812, "zmin": -15.74}, {"coloraxis": "coloraxis", "colorscale": [[0, "#440154"], [0.1111, "#482878"], [0.2222, "#3e4989"], [0.3333, "#31688e"], [0.4444, "#26828e"], [0.5556, "#1f9e89"], [0.6667, "#35b779"], [0.7778, "#6ece58"], [0.8889, "#b5de2b"], [1, "#fde725"]], "hoverongaps": false, "hovertemplate": "Sprays in May: %{x}<br>Percentile: %{y}<br>Profit % Change: %{z:.2f}%<extra></extra>", "showscale": false, "type": "heatmap", "x": [0, 1, 2, 3, 4, 5, 6, 7, 8, 9, 10, 11, 12], "xaxis": "x23", "xgap": 0, "y": ["0.2", "0.4", "0.6", "0.8", "1.0"], "yaxis": "y23", "ygap": 0, "z": [[-13.39, -10.34, -9.101, -7.195, -6.095, -6.43, -7.108, -8.055, -9.155, -10.21, -10.99, -12.4, -13.63], [-13.57, -10.63, -9.208, -7.458, -6.109, -6.488, -7.004, -7.929, -8.987, -9.995, -11.12, -12.35, -13.34], [-13.58, -10.6, -9.186, -7.772, -6.51, -5.977, -7.004, -7.993, -8.988, -10.15, -11.25, -12.38, -13.38], [-13.63, -10.85, -9.312, -7.442, -6.386, -6.281, -7.12, -8.162, -8.821, -10.21, -11.22, -12.28, -13.56], [-13.85, -10.43, -9.575, -7.897, -5.951, -6.054, -6.935, -7.848, -9.068, -10.07, -11.21, -12.28, -13.44]], "zmax": 0.4812, "zmin": -15.74}, {"coloraxis": "coloraxis", "colorscale": [[0, "#440154"], [0.1111, "#482878"], [0.2222, "#3e4989"], [0.3333, "#31688e"], [0.4444, "#26828e"], [0.5556, "#1f9e89"], [0.6667, "#35b779"], [0.7778, "#6ece58"], [0.8889, "#b5de2b"], [1, "#fde725"]], "hoverongaps": false, "hovertemplate": "Sprays in May: %{x}<br>Percentile: %{y}<br>Profit % Change: %{z:.2f}%<extra></extra>", "showscale": false, "type": "heatmap", "x": [0, 1, 2, 3, 4, 5, 6, 7, 8, 9, 10, 11, 12], "xaxis": "x24", "xgap": 0, "y": ["0.2", "0.4", "0.6", "0.8", "1.0"], "yaxis": "y24", "ygap": 0, "z": [[-13.97, -10.91, -9.256, -7.702, -6.082, -6.408, -6.993, -8.181, -9.134, -10.24, -11.15, -12.28, -13.27], [-14.68, -11.59, -9.459, -7.545, -5.963, -6.207, -7.038, -8.014, -9.045, -10.1, -11.14, -12.34, -13.43], [-14.61, -11.63, -9.713, -7.568, -6.905, -6.671, -7.02, -7.951, -8.933, -10.34, -11.32, -12.48, -13.41], [-14.61, -11.67, -9.582, -8.076, -6.206, -6.264, -6.997, -7.797, -8.946, -10.03, -11.28, -12.33, -13.58], [-15.26, -12.78, -9.859, -8.405, -6.121, -6.187, -7.244, -7.921, -8.985, -10.19, -10.91, -12.26, -13.37]], "zmax": 0.4812, "zmin": -15.74}, {"coloraxis": "coloraxis", "colorscale": [[0, "#440154"], [0.1111, "#482878"], [0.2222, "#3e4989"], [0.3333, "#31688e"], [0.4444, "#26828e"], [0.5556, "#1f9e89"], [0.6667, "#35b779"], [0.7778, "#6ece58"], [0.8889, "#b5de2b"], [1, "#fde725"]], "hoverongaps": false, "hovertemplate": "Sprays in May: %{x}<br>Percentile: %{y}<br>Profit % Change: %{z:.2f}%<extra></extra>", "showscale": false, "type": "heatmap", "x": [0, 1, 2, 3, 4, 5, 6, 7, 8, 9, 10, 11, 12], "xaxis": "x25", "xgap": 0, "y": ["0.2", "0.4", "0.6", "0.8", "1.0"], "yaxis": "y25", "ygap": 0, "z": [[-14.41, -11.12, -9.501, -7.654, -6.73, -6.474, -7.112, -7.916, -8.875, -9.996, -11.2, -12.29, -13.22], [-15.42, -12.27, -9.678, -7.19, -6.381, -6.608, -6.905, -7.929, -9.119, -10.15, -11.16, -12.29, -13.36], [-15.27, -12.48, -10.23, -7.957, -6.321, -6.72, -6.964, -7.917, -8.951, -10.08, -11.06, -12.23, -13.55], [-15.41, -12.49, -10.24, -7.88, -6.59, -6.558, -6.908, -8.041, -9.141, -10.05, -11.18, -12.22, -13.33], [-15.62, -13.88, -11.3, -8.198, -6.685, -6.156, -7.297, -8.156, -9.03, -10.12, -11.35, -12.28, -13.36]], "zmax": 0.4812, "zmin": -15.74}], "layout": {"annotations": [{"align": "center", "font": {"color": "#f8f8f2", "size": 12}, "showarrow": false, "text": "init_prob = 0.0001", "x": 0.1, "xref": "paper", "y": 1.07, "yref": "paper"}, {"align": "center", "font": {"color": "#f8f8f2", "size": 12}, "showarrow": false, "text": "init_prob = 0.0005", "x": 0.3, "xref": "paper", "y": 1.07, "yref": "paper"}, {"align": "center", "font": {"color": "#f8f8f2", "size": 12}, "showarrow": false, "text": "init_prob = 0.001", "x": 0.5, "xref": "paper", "y": 1.07, "yref": "paper"}, {"align": "center", "font": {"color": "#f8f8f2", "size": 12}, "showarrow": false, "text": "init_prob = 0.005", "x": 0.7, "xref": "paper", "y": 1.07, "yref": "paper"}, {"align": "center", "font": {"color": "#f8f8f2", "size": 12}, "showarrow": false, "text": "init_prob = 0.01", "x": 0.9, "xref": "paper", "y": 1.07, "yref": "paper"}, {"align": "center", "font": {"color": "#f8f8f2", "size": 8}, "showarrow": false, "text": "0% V6", "textangle": 0, "x": 1.08, "xref": "paper", "y": 0.9, "yref": "paper"}, {"align": "center", "font": {"color": "#f8f8f2", "size": 8}, "showarrow": false, "text": "25% V6", "textangle": 0, "x": 1.08, "xref": "paper", "y": 0.7, "yref": "paper"}, {"align": "center", "font": {"color": "#f8f8f2", "size": 8}, "showarrow": false, "text": "50% V6", "textangle": 0, "x": 1.08, "xref": "paper", "y": 0.5, "yref": "paper"}, {"align": "center", "font": {"color": "#f8f8f2", "size": 8}, "showarrow": false, "text": "75% V6", "textangle": 0, "x": 1.08, "xref": "paper", "y": 0.3, "yref": "paper"}, {"align": "center", "font": {"color": "#f8f8f2", "size": 8}, "showarrow": false, "text": "100% V6", "textangle": 0, "x": 1.08, "xref": "paper", "y": 0.1, "yref": "paper"}, {"align": "center", "font": {"color": "#f8f8f2", "size": 14}, "showarrow": false, "text": "Number of Sprays in May", "x": 0.5, "xref": "paper", "y": -0.15, "yref": "paper"}, {"align": "center", "font": {"color": "#f8f8f2", "size": 14}, "showarrow": false, "text": "Percentile of Dispersal-Centrality", "textangle": -90, "x": -0.08, "xref": "paper", "y": 0.5, "yref": "paper"}], "coloraxis": {"cmax": 0.4812, "cmin": -15.74, "colorbar": {"len": 1.05, "thickness": 10, "tickfont": {"size": 10}, "title": {"side": "right", "text": "Profit % Change"}, "x": 1.08, "y": 0.5}, "colorscale": [[0, "#440154"], [0.1111, "#482878"], [0.2222, "#3e4989"], [0.3333, "#31688e"], [0.4444, "#26828e"], [0.5556, "#1f9e89"], [0.6667, "#35b779"], [0.7778, "#6ece58"], [0.8889, "#b5de2b"], [1, "#fde725"]]}, "font": {"color": "#f8f8f2", "size": 10}, "margin": {"b": 80, "l": 80, "r": 180, "t": 80}, "paper_bgcolor": "#282a36", "plot_bgcolor": "#282a36", "title": {"font": {"color": "#f8f8f2", "size": 18}, "text": "Figure 1: Relative Change in Profit given high Market Demand in 2014", "x": 0.45, "xanchor": "center", "y": 0.96, "yanchor": "top"}, "xaxis": {"anchor": "y", "domain": [0, 0.184], "matches": "x21", "showticklabels": false}, "xaxis10": {"anchor": "y10", "domain": [0.816, 1], "matches": "x25", "showticklabels": false}, "xaxis11": {"anchor": "y11", "domain": [0, 0.184], "matches": "x21", "showticklabels": false}, "xaxis12": {"anchor": "y12", "domain": [0.204, 0.388], "matches": "x22", "showticklabels": false}, "xaxis13": {"anchor": "y13", "domain": [0.408, 0.592], "matches": "x23", "showticklabels": false}, "xaxis14": {"anchor": "y14", "domain": [0.612, 0.796], "matches": "x24", "showticklabels": false}, "xaxis15": {"anchor": "y15", "domain": [0.816, 1], "matches": "x25", "showticklabels": false}, "xaxis16": {"anchor": "y16", "domain": [0, 0.184], "matches": "x21", "showticklabels": false}, "xaxis17": {"anchor": "y17", "domain": [0.204, 0.388], "matches": "x22", "showticklabels": false}, "xaxis18": {"anchor": "y18", "domain": [0.408, 0.592], "matches": "x23", "showticklabels": false}, "xaxis19": {"anchor": "y19", "domain": [0.612, 0.796], "matches": "x24", "showticklabels": false}, "xaxis2": {"anchor": "y2", "domain": [0.204, 0.388], "matches": "x22", "showticklabels": false}, "xaxis20": {"anchor": "y20", "domain": [0.816, 1], "matches": "x25", "showticklabels": false}, "xaxis21": {"anchor": "y21", "domain": [0, 0.184]}, "xaxis22": {"anchor": "y22", "domain": [0.204, 0.388]}, "xaxis23": {"anchor": "y23", "domain": [0.408, 0.592]}, "xaxis24": {"anchor": "y24", "domain": [0.612, 0.796]}, "xaxis25": {"anchor": "y25", "domain": [0.816, 1]}, "xaxis3": {"anchor": "y3", "domain": [0.408, 0.592], "matches": "x23", "showticklabels": false}, "xaxis4": {"anchor": "y4", "domain": [0.612, 0.796], "matches": "x24", "showticklabels": false}, "xaxis5": {"anchor": "y5", "domain": [0.816, 1], "matches": "x25", "showticklabels": false}, "xaxis6": {"anchor": "y6", "domain": [0, 0.184], "matches": "x21", "showticklabels": false}, "xaxis7": {"anchor": "y7", "domain": [0.204, 0.388], "matches": "x22", "showticklabels": false}, "xaxis8": {"anchor": "y8", "domain": [0.408, 0.592], "matches": "x23", "showticklabels": false}, "xaxis9": {"anchor": "y9", "domain": [0.612, 0.796], "matches": "x24", "showticklabels": false}, "yaxis": {"anchor": "x", "domain": [0.816, 1]}, "yaxis10": {"anchor": "x10", "domain": [0.612, 0.796], "matches": "y6", "showticklabels": false}, "yaxis11": {"anchor": "x11", "domain": [0.408, 0.592]}, "yaxis12": {"anchor": "x12", "domain": [0.408, 0.592], "matches": "y11", "showticklabels": false}, "yaxis13": {"anchor": "x13", "domain": [0.408, 0.592], "matches": "y11", "showticklabels": false}, "yaxis14": {"anchor": "x14", "domain": [0.408, 0.592], "matches": "y11", "showticklabels": false}, "yaxis15": {"anchor": "x15", "domain": [0.408, 0.592], "matches": "y11", "showticklabels": false}, "yaxis16": {"anchor": "x16", "domain": [0.204, 0.388]}, "yaxis17": {"anchor": "x17", "domain": [0.204, 0.388], "matches": "y16", "showticklabels": false}, "yaxis18": {"anchor": "x18", "domain": [0.204, 0.388], "matches": "y16", "showticklabels": false}, "yaxis19": {"anchor": "x19", "domain": [0.204, 0.388], "matches": "y16", "showticklabels": false}, "yaxis2": {"anchor": "x2", "domain": [0.816, 1], "matches": "y", "showticklabels": false}, "yaxis20": {"anchor": "x20", "domain": [0.204, 0.388], "matches": "y16", "showticklabels": false}, "yaxis21": {"anchor": "x21", "domain": [0, 0.184]}, "yaxis22": {"anchor": "x22", "domain": [0, 0.184], "matches": "y21", "showticklabels": false}, "yaxis23": {"anchor": "x23", "domain": [0, 0.184], "matches": "y21", "showticklabels": false}, "yaxis24": {"anchor": "x24", "domain": [0, 0.184], "matches": "y21", "showticklabels": false}, "yaxis25": {"anchor": "x25", "domain": [0, 0.184], "matches": "y21", "showticklabels": false}, "yaxis3": {"anchor": "x3", "domain": [0.816, 1], "matches": "y", "showticklabels": false}, "yaxis4": {"anchor": "x4", "domain": [0.816, 1], "matches": "y", "showticklabels": false}, "yaxis5": {"anchor": "x5", "domain": [0.816, 1], "matches": "y", "showticklabels": false}, "yaxis6": {"anchor": "x6", "domain": [0.612, 0.796]}, "yaxis7": {"anchor": "x7", "domain": [0.612, 0.796], "matches": "y6", "showticklabels": false}, "yaxis8": {"anchor": "x8", "domain": [0.612, 0.796], "matches": "y6", "showticklabels": false}, "yaxis9": {"anchor": "x9", "domain": [0.612, 0.796], "matches": "y6", "showticklabels": false}}}
